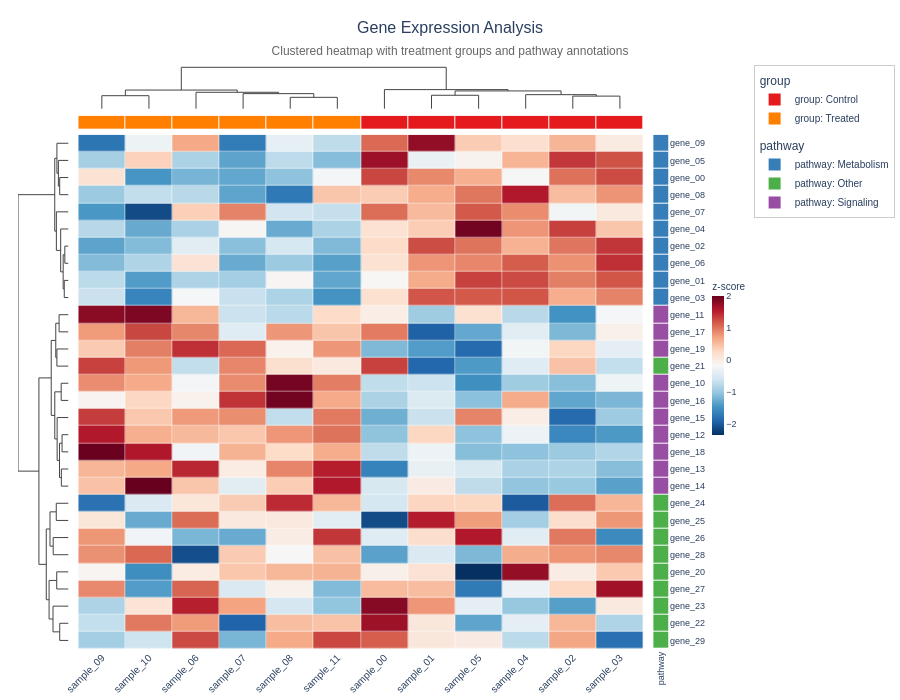

The notebook cell this image was saved under:
### Markdown cell above
## 2. Medium heatmap — title + description, with annotations

### Code cell
# 30x12 matrix with row/column annotations
n_genes, n_samples = 30, 12
med_data = rng.standard_normal((n_genes, n_samples))
med_data[:10, :6] += 2.5
med_data[10:20, 6:] += 1.8

df_med = pd.DataFrame(
    med_data,
    index=[f"gene_{i:02d}" for i in range(n_genes)],
    columns=[f"sample_{j:02d}" for j in range(n_samples)],
)

# Column annotation: treatment group
groups = ["Control"] * 6 + ["Treated"] * 6
top_ha = HeatmapAnnotation(group=groups)

# Row annotation: pathway
pathways = ["Metabolism"] * 10 + ["Signaling"] * 10 + ["Other"] * 10
right_ha = HeatmapAnnotation(pathway=pathways, which="row")

hm2 = ComplexHeatmap(
    df_med,
    cluster_rows=True,
    cluster_cols=True,
    top_annotation=top_ha,
    right_annotation=right_ha,
    colorscale="RdBu_r",
    normalize="row",
    name="z-score",
    title="Gene Expression Analysis",
    description="Clustered heatmap with treatment groups and pathway annotations",
    width=900,
    height=700,
)
fig2 = hm2.to_plotly()
fig2.show()

### Figure 1 — Plotly figure (JSON) as saved in the notebook; plotly's stock layout.template omitted (floating-point values rounded to 4 significant figures; data arrays with more than 128 entries replaced by an {"elided": "..."} marker saying what was removed)
{"data": [{"colorbar": {"len": 0.3, "outlinewidth": 0, "thickness": 12, "tickfont": {"family": "Arial, Helvetica, sans-serif", "size": 9}, "title": {"font": {"family": "Arial, Helvetica, sans-serif", "size": 10}, "text": "z-score"}, "x": 1.061, "xpad": 4, "y": 0.5}, "colorscale": [[0.0, "rgb(5,48,97)"], [0.1, "rgb(33,102,172)"], [0.2, "rgb(67,147,195)"], [0.3, "rgb(146,197,222)"], [0.4, "rgb(209,229,240)"], [0.5, "rgb(247,247,247)"], [0.6, "rgb(253,219,199)"], [0.7, "rgb(244,165,130)"], [0.8, "rgb(214,96,77)"], [0.9, "rgb(178,24,43)"], [1.0, "rgb(103,0,31)"]], "customdata": {"elided": "30x12x2 str values"}, "hovertemplate": "row: %{customdata[0]}<br>col: %{customdata[1]}<br>value: %{z:.3f}<extra></extra>", "type": "heatmap", "x": [0.0, 1.0, 2.0, 3.0, 4.0, 5.0, 6.0, 7.0, 8.0, 9.0, 10.0, 11.0], "xaxis": "x4", "xgap": 0.5, "y": [0.0, 1.0, 2.0, 3.0, 4.0, 5.0, 6.0, 7.0, 8.0, 9.0, 10.0, 11.0, 12.0, 13.0, 14.0, 15.0, 16.0, 17.0, 18.0, 19.0, 20.0, 21.0, 22.0, 23.0, 24.0, 25.0, 26.0, 27.0, 28.0, 29.0], "yaxis": "y4", "ygap": 0.5, "z": {"elided": "30x12 float values"}}, {"hoverinfo": "none", "line": {"color": "#444444", "width": 1.0}, "mode": "lines", "showlegend": false, "type": "scatter", "x": [0.0, 0.0, 1.0, 1.0], "xaxis": "x", "y": [0.0, 5.467, 5.467, 0.0], "yaxis": "y"}, {"hoverinfo": "none", "line": {"color": "#444444", "width": 1.0}, "mode": "lines", "showlegend": false, "type": "scatter", "x": [4.0, 4.0, 5.0, 5.0], "xaxis": "x", "y": [0.0, 4.773, 4.773, 0.0], "yaxis": "y"}, {"hoverinfo": "none", "line": {"color": "#444444", "width": 1.0}, "mode": "lines", "showlegend": false, "type": "scatter", "x": [3.0, 3.0, 4.5, 4.5], "xaxis": "x", "y": [0.0, 6.334, 6.334, 4.773], "yaxis": "y"}, {"hoverinfo": "none", "line": {"color": "#444444", "width": 1.0}, "mode": "lines", "showlegend": false, "type": "scatter", "x": [2.0, 2.0, 3.75, 3.75], "xaxis": "x", "y": [0.0, 6.896, 6.896, 6.334], "yaxis": "y"}, {"hoverinfo": "none", "line": {"color": "#444444", "width": 1.0}, "mode": "lines", "showlegend": false, "type": "scatter", "x": [0.5, 0.5, 2.875, 2.875], "xaxis": "x", "y": [5.467, 7.837, 7.837, 6.896], "yaxis": "y"}, {"hoverinfo": "none", "line": {"color": "#444444", "width": 1.0}, "mode": "lines", "showlegend": false, "type": "scatter", "x": [7.0, 7.0, 8.0, 8.0], "xaxis": "x", "y": [0.0, 5.645, 5.645, 0.0], "yaxis": "y"}, {"hoverinfo": "none", "line": {"color": "#444444", "width": 1.0}, "mode": "lines", "showlegend": false, "type": "scatter", "x": [10.0, 10.0, 11.0, 11.0], "xaxis": "x", "y": [0.0, 5.284, 5.284, 0.0], "yaxis": "y"}, {"hoverinfo": "none", "line": {"color": "#444444", "width": 1.0}, "mode": "lines", "showlegend": false, "type": "scatter", "x": [9.0, 9.0, 10.5, 10.5], "xaxis": "x", "y": [0.0, 5.899, 5.899, 5.284], "yaxis": "y"}, {"hoverinfo": "none", "line": {"color": "#444444", "width": 1.0}, "mode": "lines", "showlegend": false, "type": "scatter", "x": [7.5, 7.5, 9.75, 9.75], "xaxis": "x", "y": [5.645, 7.472, 7.472, 5.899], "yaxis": "y"}, {"hoverinfo": "none", "line": {"color": "#444444", "width": 1.0}, "mode": "lines", "showlegend": false, "type": "scatter", "x": [6.0, 6.0, 8.625, 8.625], "xaxis": "x", "y": [0.0, 8.027, 8.027, 7.472], "yaxis": "y"}, {"hoverinfo": "none", "line": {"color": "#444444", "width": 1.0}, "mode": "lines", "showlegend": false, "type": "scatter", "x": [1.688, 1.688, 7.312, 7.312], "xaxis": "x", "y": [7.837, 17.42, 17.42, 8.027], "yaxis": "y"}, {"hoverinfo": "none", "line": {"color": "#444444", "width": 1.0}, "mode": "lines", "showlegend": false, "type": "scatter", "x": [-0.0, -2.723, -2.723, -0.0], "xaxis": "x3", "y": [2.0, 2.0, 3.0, 3.0], "yaxis": "y3"}, {"hoverinfo": "none", "line": {"color": "#444444", "width": 1.0}, "mode": "lines", "showlegend": false, "type": "scatter", "x": [-0.0, -3.128, -3.128, -2.723], "xaxis": "x3", "y": [1.0, 1.0, 2.5, 2.5], "yaxis": "y3"}, {"hoverinfo": "none", "line": {"color": "#444444", "width": 1.0}, "mode": "lines", "showlegend": false, "type": "scatter", "x": [-0.0, -3.581, -3.581, -3.128], "xaxis": "x3", "y": [0.0, 0.0, 1.75, 1.75], "yaxis": "y3"}, {"hoverinfo": "none", "line": {"color": "#444444", "width": 1.0}, "mode": "lines", "showlegend": false, "type": "scatter", "x": [-0.0, -1.139, -1.139, -0.0], "xaxis": "x3", "y": [6.0, 6.0, 7.0, 7.0], "yaxis": "y3"}, {"hoverinfo": "none", "line": {"color": "#444444", "width": 1.0}, "mode": "lines", "showlegend": false, "type": "scatter", "x": [-0.0, -1.317, -1.317, -0.0], "xaxis": "x3", "y": [8.0, 8.0, 9.0, 9.0], "yaxis": "y3"}, {"hoverinfo": "none", "line": {"color": "#444444", "width": 1.0}, "mode": "lines", "showlegend": false, "type": "scatter", "x": [-1.139, -1.649, -1.649, -1.317], "xaxis": "x3", "y": [6.5, 6.5, 8.5, 8.5], "yaxis": "y3"}, {"hoverinfo": "none", "line": {"color": "#444444", "width": 1.0}, "mode": "lines", "showlegend": false, "type": "scatter", "x": [-0.0, -2.423, -2.423, -1.649], "xaxis": "x3", "y": [5.0, 5.0, 7.5, 7.5], "yaxis": "y3"}, {"hoverinfo": "none", "line": {"color": "#444444", "width": 1.0}, "mode": "lines", "showlegend": false, "type": "scatter", "x": [-0.0, -3.751, -3.751, -2.423], "xaxis": "x3", "y": [4.0, 4.0, 6.25, 6.25], "yaxis": "y3"}, {"hoverinfo": "none", "line": {"color": "#444444", "width": 1.0}, "mode": "lines", "showlegend": false, "type": "scatter", "x": [-3.581, -4.25, -4.25, -3.751], "xaxis": "x3", "y": [0.875, 0.875, 5.125, 5.125], "yaxis": "y3"}, {"hoverinfo": "none", "line": {"color": "#444444", "width": 1.0}, "mode": "lines", "showlegend": false, "type": "scatter", "x": [-0.0, -2.912, -2.912, -0.0], "xaxis": "x3", "y": [10.0, 10.0, 11.0, 11.0], "yaxis": "y3"}, {"hoverinfo": "none", "line": {"color": "#444444", "width": 1.0}, "mode": "lines", "showlegend": false, "type": "scatter", "x": [-0.0, -3.586, -3.586, -0.0], "xaxis": "x3", "y": [12.0, 12.0, 13.0, 13.0], "yaxis": "y3"}, {"hoverinfo": "none", "line": {"color": "#444444", "width": 1.0}, "mode": "lines", "showlegend": false, "type": "scatter", "x": [-2.912, -3.932, -3.932, -3.586], "xaxis": "x3", "y": [10.5, 10.5, 12.5, 12.5], "yaxis": "y3"}, {"hoverinfo": "none", "line": {"color": "#444444", "width": 1.0}, "mode": "lines", "showlegend": false, "type": "scatter", "x": [-0.0, -2.262, -2.262, -0.0], "xaxis": "x3", "y": [14.0, 14.0, 15.0, 15.0], "yaxis": "y3"}, {"hoverinfo": "none", "line": {"color": "#444444", "width": 1.0}, "mode": "lines", "showlegend": false, "type": "scatter", "x": [-0.0, -1.995, -1.995, -0.0], "xaxis": "x3", "y": [17.0, 17.0, 18.0, 18.0], "yaxis": "y3"}, {"hoverinfo": "none", "line": {"color": "#444444", "width": 1.0}, "mode": "lines", "showlegend": false, "type": "scatter", "x": [-0.0, -2.212, -2.212, -0.0], "xaxis": "x3", "y": [19.0, 19.0, 20.0, 20.0], "yaxis": "y3"}, {"hoverinfo": "none", "line": {"color": "#444444", "width": 1.0}, "mode": "lines", "showlegend": false, "type": "scatter", "x": [-1.995, -2.784, -2.784, -2.212], "xaxis": "x3", "y": [17.5, 17.5, 19.5, 19.5], "yaxis": "y3"}, {"hoverinfo": "none", "line": {"color": "#444444", "width": 1.0}, "mode": "lines", "showlegend": false, "type": "scatter", "x": [-0.0, -3.509, -3.509, -2.784], "xaxis": "x3", "y": [16.0, 16.0, 18.5, 18.5], "yaxis": "y3"}, {"hoverinfo": "none", "line": {"color": "#444444", "width": 1.0}, "mode": "lines", "showlegend": false, "type": "scatter", "x": [-2.262, -4.234, -4.234, -3.509], "xaxis": "x3", "y": [14.5, 14.5, 17.25, 17.25], "yaxis": "y3"}, {"hoverinfo": "none", "line": {"color": "#444444", "width": 1.0}, "mode": "lines", "showlegend": false, "type": "scatter", "x": [-3.932, -5.337, -5.337, -4.234], "xaxis": "x3", "y": [11.5, 11.5, 15.88, 15.88], "yaxis": "y3"}, {"hoverinfo": "none", "line": {"color": "#444444", "width": 1.0}, "mode": "lines", "showlegend": false, "type": "scatter", "x": [-0.0, -3.782, -3.782, -0.0], "xaxis": "x3", "y": [21.0, 21.0, 22.0, 22.0], "yaxis": "y3"}, {"hoverinfo": "none", "line": {"color": "#444444", "width": 1.0}, "mode": "lines", "showlegend": false, "type": "scatter", "x": [-0.0, -4.725, -4.725, -0.0], "xaxis": "x3", "y": [23.0, 23.0, 24.0, 24.0], "yaxis": "y3"}, {"hoverinfo": "none", "line": {"color": "#444444", "width": 1.0}, "mode": "lines", "showlegend": false, "type": "scatter", "x": [-3.782, -5.709, -5.709, -4.725], "xaxis": "x3", "y": [21.5, 21.5, 23.5, 23.5], "yaxis": "y3"}, {"hoverinfo": "none", "line": {"color": "#444444", "width": 1.0}, "mode": "lines", "showlegend": false, "type": "scatter", "x": [-0.0, -3.637, -3.637, -0.0], "xaxis": "x3", "y": [25.0, 25.0, 26.0, 26.0], "yaxis": "y3"}, {"hoverinfo": "none", "line": {"color": "#444444", "width": 1.0}, "mode": "lines", "showlegend": false, "type": "scatter", "x": [-0.0, -2.712, -2.712, -0.0], "xaxis": "x3", "y": [28.0, 28.0, 29.0, 29.0], "yaxis": "y3"}, {"hoverinfo": "none", "line": {"color": "#444444", "width": 1.0}, "mode": "lines", "showlegend": false, "type": "scatter", "x": [-0.0, -4.785, -4.785, -2.712], "xaxis": "x3", "y": [27.0, 27.0, 28.5, 28.5], "yaxis": "y3"}, {"hoverinfo": "none", "line": {"color": "#444444", "width": 1.0}, "mode": "lines", "showlegend": false, "type": "scatter", "x": [-3.637, -5.995, -5.995, -4.785], "xaxis": "x3", "y": [25.5, 25.5, 27.75, 27.75], "yaxis": "y3"}, {"hoverinfo": "none", "line": {"color": "#444444", "width": 1.0}, "mode": "lines", "showlegend": false, "type": "scatter", "x": [-5.709, -6.864, -6.864, -5.995], "xaxis": "x3", "y": [22.5, 22.5, 26.62, 26.62], "yaxis": "y3"}, {"hoverinfo": "none", "line": {"color": "#444444", "width": 1.0}, "mode": "lines", "showlegend": false, "type": "scatter", "x": [-5.337, -9.132, -9.132, -6.864], "xaxis": "x3", "y": [13.69, 13.69, 24.56, 24.56], "yaxis": "y3"}, {"hoverinfo": "none", "line": {"color": "#444444", "width": 1.0}, "mode": "lines", "showlegend": false, "type": "scatter", "x": [-4.25, -15.58, -15.58, -9.132], "xaxis": "x3", "y": [3.0, 3.0, 19.12, 19.12], "yaxis": "y3"}, {"colorscale": [[0.0, "#E41A1C"], [0.5, "#E41A1C"], [0.5, "#FF7F00"], [1.0, "#FF7F00"]], "customdata": [["Treated", "Treated", "Treated", "Treated", "Treated", "Treated", "Control", "Control", "Control", "Control", "Control", "Control"]], "hovertemplate": "group: %{customdata}<extra></extra>", "showscale": false, "type": "heatmap", "x": [0.0, 1.0, 2.0, 3.0, 4.0, 5.0, 6.0, 7.0, 8.0, 9.0, 10.0, 11.0], "xaxis": "x2", "xgap": 1, "y": ["group"], "yaxis": "y2", "ygap": 1, "z": [[1, 1, 1, 1, 1, 1, 0, 0, 0, 0, 0, 0]], "zmax": 1.5, "zmin": -0.5}, {"colorscale": [[0.0, "#377EB8"], [0.3333, "#377EB8"], [0.3333, "#4DAF4A"], [0.6667, "#4DAF4A"], [0.6667, "#984EA3"], [1.0, "#984EA3"]], "customdata": [["Metabolism"], ["Metabolism"], ["Metabolism"], ["Metabolism"], ["Metabolism"], ["Metabolism"], ["Metabolism"], ["Metabolism"], ["Metabolism"], ["Metabolism"], ["Signaling"], ["Signaling"], ["Signaling"], ["Other"], ["Signaling"], ["Signaling"], ["Signaling"], ["Signaling"], ["Signaling"], ["Signaling"], ["Signaling"], ["Other"], ["Other"], ["Other"], ["Other"], ["Other"], ["Other"], ["Other"], ["Other"], ["Other"]], "hovertemplate": "pathway: %{customdata}<extra></extra>", "showscale": false, "type": "heatmap", "x": ["pathway"], "xaxis": "x5", "xgap": 1, "y": [0.0, 1.0, 2.0, 3.0, 4.0, 5.0, 6.0, 7.0, 8.0, 9.0, 10.0, 11.0, 12.0, 13.0, 14.0, 15.0, 16.0, 17.0, 18.0, 19.0, 20.0, 21.0, 22.0, 23.0, 24.0, 25.0, 26.0, 27.0, 28.0, 29.0], "yaxis": "y5", "ygap": 1, "z": [[0], [0], [0], [0], [0], [0], [0], [0], [0], [0], [2], [2], [2], [1], [2], [2], [2], [2], [2], [2], [2], [1], [1], [1], [1], [1], [1], [1], [1], [1]], "zmax": 2.5, "zmin": -0.5}, {"legendgroup": "group", "legendgrouptitle": {"text": "group"}, "marker": {"color": "#E41A1C", "size": 10, "symbol": "square"}, "mode": "markers", "name": "group: Control", "showlegend": true, "type": "scatter", "x": [null], "y": [null]}, {"legendgroup": "group", "legendgrouptitle": {"text": "group"}, "marker": {"color": "#FF7F00", "size": 10, "symbol": "square"}, "mode": "markers", "name": "group: Treated", "showlegend": true, "type": "scatter", "x": [null], "y": [null]}, {"legendgroup": "pathway", "legendgrouptitle": {"text": "pathway"}, "marker": {"color": "#377EB8", "size": 10, "symbol": "square"}, "mode": "markers", "name": "pathway: Metabolism", "showlegend": true, "type": "scatter", "x": [null], "y": [null]}, {"legendgroup": "pathway", "legendgrouptitle": {"text": "pathway"}, "marker": {"color": "#4DAF4A", "size": 10, "symbol": "square"}, "mode": "markers", "name": "pathway: Other", "showlegend": true, "type": "scatter", "x": [null], "y": [null]}, {"legendgroup": "pathway", "legendgrouptitle": {"text": "pathway"}, "marker": {"color": "#984EA3", "size": 10, "symbol": "square"}, "mode": "markers", "name": "pathway: Signaling", "showlegend": true, "type": "scatter", "x": [null], "y": [null]}], "layout": {"barmode": "stack", "font": {"family": "Arial, Helvetica, sans-serif", "size": 11}, "height": 700, "legend": {"bgcolor": "rgba(255,255,255,0.8)", "bordercolor": "#cccccc", "borderwidth": 1, "font": {"family": "Arial, Helvetica, sans-serif", "size": 10}, "itemsizing": "constant", "tracegroupgap": 8, "x": 1.13, "xanchor": "left", "y": 1.0, "yanchor": "top"}, "margin": {"b": 5, "l": 5, "r": 229, "t": 65}, "paper_bgcolor": "white", "plot_bgcolor": "rgba(0,0,0,0)", "title": {"font": {"family": "Arial, Helvetica, sans-serif", "size": 16}, "subtitle": {"font": {"color": "#666666", "family": "Arial, Helvetica, sans-serif", "size": 12}, "text": "Clustered heatmap with treatment groups and pathway annotations"}, "text": "Gene Expression Analysis", "x": 0.5, "xanchor": "center"}, "width": 900, "xaxis": {"anchor": "y", "domain": [0.0926, 0.9607], "matches": "x4", "showgrid": false, "showline": false, "showticklabels": false, "zeroline": false}, "xaxis2": {"anchor": "y2", "domain": [0.0926, 0.9607], "matches": "x4", "showgrid": false, "showline": false, "showticklabels": false, "zeroline": false}, "xaxis3": {"anchor": "y3", "domain": [0.0, 0.0776], "showgrid": false, "showline": false, "showticklabels": false, "zeroline": false}, "xaxis4": {"anchor": "y4", "domain": [0.0926, 0.9607], "showgrid": false, "showline": false, "showticklabels": true, "side": "bottom", "tickangle": -45, "tickfont": {"family": "Arial, Helvetica, sans-serif", "size": 10}, "ticktext": ["sample_09", "sample_10", "sample_06", "sample_07", "sample_08", "sample_11", "sample_00", "sample_01", "sample_05", "sample_04", "sample_02", "sample_03"], "tickvals": [0, 1, 2, 3, 4, 5, 6, 7, 8, 9, 10, 11], "zeroline": false}, "xaxis5": {"anchor": "y5", "domain": [0.9758, 1.0], "showgrid": false, "showline": false, "showticklabels": true, "tickangle": -90, "tickfont": {"family": "Arial, Helvetica, sans-serif", "size": 9}, "ticktext": ["pathway"], "tickvals": ["pathway"], "zeroline": false}, "yaxis": {"anchor": "x", "domain": [0.9213, 1.0], "showgrid": false, "showline": false, "showticklabels": false, "zeroline": false}, "yaxis2": {"anchor": "x2", "domain": [0.8887, 0.9133], "showgrid": false, "showline": false, "showticklabels": false, "zeroline": false}, "yaxis3": {"anchor": "x3", "autorange": false, "domain": [0.0, 0.8807], "range": [29.5, -0.5], "showgrid": false, "showline": false, "showticklabels": false, "zeroline": false}, "yaxis4": {"anchor": "x4", "autorange": false, "domain": [0.0, 0.8807], "matches": "y3", "range": [29.5, -0.5], "showgrid": false, "showline": false, "showticklabels": false, "zeroline": false}, "yaxis5": {"anchor": "x5", "autorange": false, "domain": [0.0, 0.8807], "matches": "y3", "range": [29.5, -0.5], "showgrid": false, "showline": false, "showticklabels": true, "side": "right", "tickfont": {"family": "Arial, Helvetica, sans-serif", "size": 9}, "ticktext": ["gene_09", "gene_05", "gene_00", "gene_08", "gene_07", "gene_04", "gene_02", "gene_06", "gene_01", "gene_03", "gene_11", "gene_17", "gene_19", "gene_21", "gene_10", "gene_16", "gene_15", "gene_12", "gene_18", "gene_13", "gene_14", "gene_24", "gene_25", "gene_26", "gene_28", "gene_20", "gene_27", "gene_23", "gene_22", "gene_29"], "tickvals": [0, 1, 2, 3, 4, 5, 6, 7, 8, 9, 10, 11, 12, 13, 14, 15, 16, 17, 18, 19, 20, 21, 22, 23, 24, 25, 26, 27, 28, 29], "zeroline": false}}}
